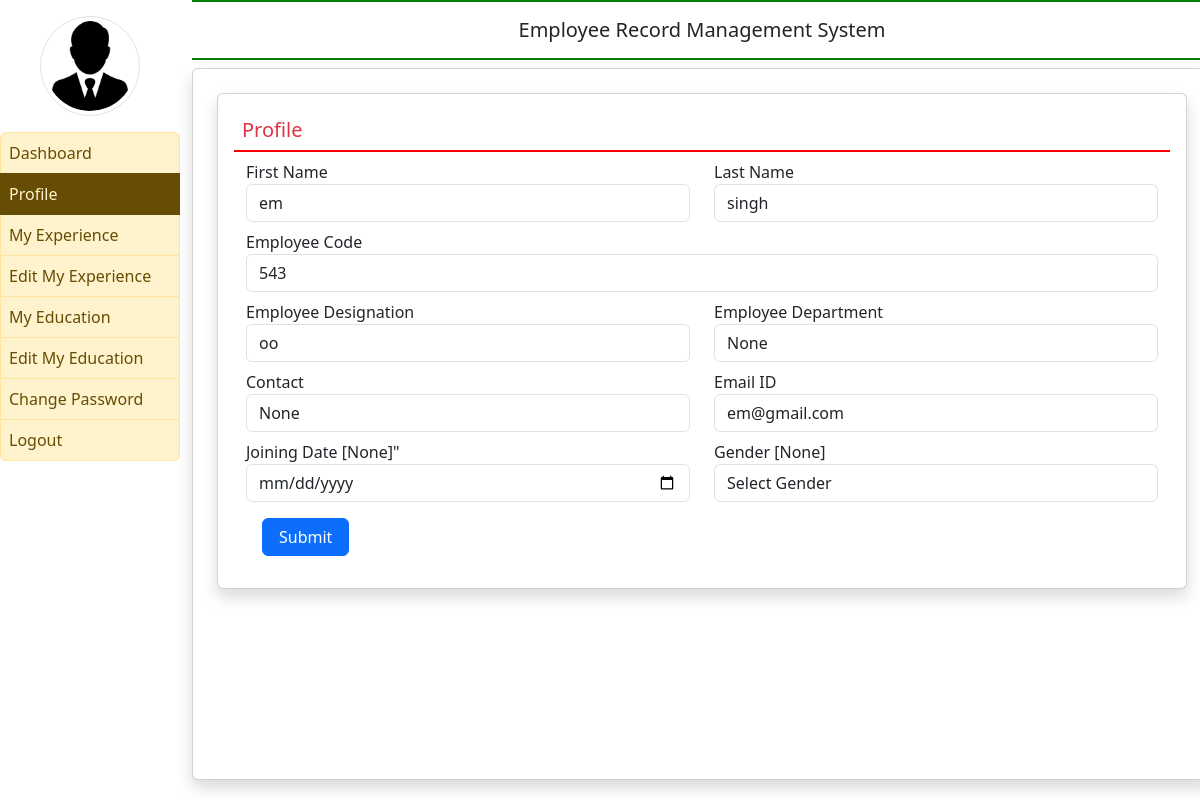
/profile (signed in), run on the app's committed database.
### employee/models.py (models this page shows, shortened)
class EmployeeDetail(models.Model):
    user=models.ForeignKey(User,on_delete=models.CASCADE)
    empcode=models.CharField(max_length=50)
    empdept=models.CharField(max_length=100,null=True)
    designation=models.CharField(max_length=100,null=True)
    contact=models.CharField(max_length=15,null=True)
    gender=models.CharField(max_length=50,null=True)
    joiningdate=models.DateField(null=True)

### employee/views.py (the view, shortened to what this page needs)
# urls.py: path('profile',profile,name='profile'),
def profile(request):
    if not request.user.is_authenticated:
        return redirect('emp_login')
    error=""
    user=request.user
    employee=EmployeeDetail.objects.get(user=user)
    return render(request,'profile.html',locals())

### employee/templates/profile.html (shortened to what this page needs)
{% extends 'emp_base.html' %}
{% block main %}
<div class="card shadow m-2">
    <div class="card-body">
        <h5 class="p-2 text-danger" style="border-bottom: 2px solid red;">Profile</h5>
        <div class="container-fluid">
            <form method="post" name="signup" onsubmit="return checkpassword()">
                <div class="row">
                    <div class="col-md-6">
                        <div class="form-group">
                            <label>First Name</label>
                            <input type="text" name="firstname" class="form-control" placeholder="Enter First Name" pattern="[A-Za-z]+" value="{{employee.user.first_name}}">
                        </div>
                    </div>
                    <div class="col-md-6">
                        <div class="form-group">
                            <label>Last Name</label>
                            <input type="text" name="lastname" class="form-control" placeholder="Enter Last Name" pattern="[A-Za-z]+" value="{{employee.user.last_name}}">
                        </div>
                    </div>
                    <div class="col-md-12 mt-2">
                        <div class="form-group">
                           <label>Employee Code</label>
                           <input type="text" name="empcode" class="form-control" placeholder="Enter your Employee Code" pattern="[0-9]+" value="{{employee.empcode}}">
                        </div>
                    </div>
                    <div class="col-md-6 mt-2">
                        <div class="form-group">
                           <label>Employee Designation</label>
                           <input type="text" name="designation" class="form-control" placeholder="Designation" value="{{employee.designation}}">
                        </div>
                    </div>
                    <div class="col-md-6 mt-2">
                        <div class="form-group">
                            <label>Employee Department</label>
                            <input type="text" name="department" class="form-control" placeholder="Department" value="{{employee.empdept}}">
                        </div>
                    </div>
                    <div class="col-md-6 mt-2 ">
                        <div class="form-group">
                            <label>Contact</label>
                            <input type="text" name="contact" class="form-control" placeholder="Contact" value="{{employee.contact}}">
                        </div>
                    </div>
                    <div class="col-md-6 mt-2 ">
                        <div class="form-group">
                            <label>Email ID</label>
                            <input type="email" name="emailid" class="form-control" placeholder="Email ID" value="{{employee.user.username}}">
                        </div>
                    </div>
                    <div class="col-md-6 mt-2 ">
                        <div class="form-group">
                            <label>Joining Date [{{employee.joiningdate}}]"</label>
                            <input type="date" name="jdate" class="form-control" >
                        </div>
                    </div>
                    <div class="col-md-6 mt-2 ">
                        <div class="form-group">
                            <label>Gender [{{employee.gender}}]</label>
                            <select name="gender" class="form-control">
                                <option value="None">Select Gender </option>
                            </select>
                        </div>
                    </div>
                </div>
                <button type="submit" class="btn btn-primary m-3 px-3">Submit</button>
            </form>
        </div>
    </div>
</div>
{% endblock %}

### data on the page
EmployeeDetail: firstname "em", lastname "singh", empcode "543", designation "oo", department "None", contact "None", emailid "em@gmail.com", joiningdate "None", gender "None"
